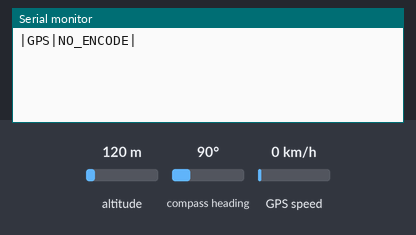
Simulated run of this sketch. Board: Arduino Uno, built for the host (arithmetic inside an expression is 32-bit, double 64-bit). On the bench: the last lines printed to the serial monitor. Inputs (shaded band) come from the test bench; at power-on: altitude 120 m, compass heading 90°, GPS speed 0 km/h. The GPS gets a fix after 3 s at 37.7749, -122.4194 with 8 satellites.

Above: at 1.8 s.
1.9 s: altitude set to 20 m
At 3.5 s:
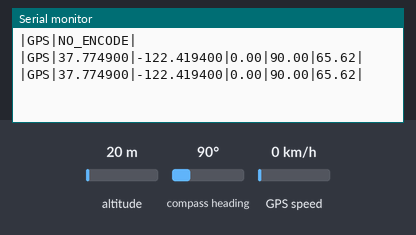
5.5 s: compass heading set to 7°
At 6.8 s:
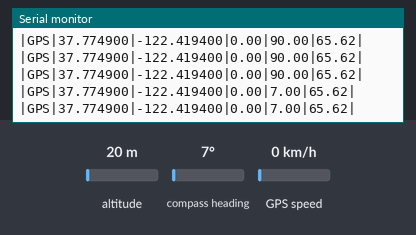
7.0 s: GPS speed set to 2 km/h
At 7.8 s:
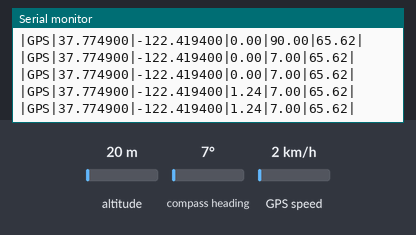

The sketch:

GPS.ino
```cpp
/*
 * Rui Santos
 * Complete Project Details https://randomnerdtutorials.com
 */

#include <TinyGPS.h> //Due to Pi limitations, this was imported as TinyGPS rather than TinyGPS++.
#include <SoftwareSerial.h>

static const int RXPin = 4, TXPin = 3;
static const uint32_t GPSBaud = 9600;

// The TinyGPS++ object
TinyGPSPlus gps;

// The serial connection to the GPS device
SoftwareSerial ss(RXPin, TXPin);

void setup(){
  Serial.begin(9600);
  ss.begin(GPSBaud);
}

void loop(){
  // This sketch displays information every time a new sentence is correctly encoded.
  while (ss.available() > 0){
    gps.encode(ss.read());
    if (gps.charsProcessed() < 10){
      Serial.println("|GPS|NO_ENCODE|");
      delay(1000);
    }
    if (gps.location.isUpdated()){
      Serial.print("|");
      Serial.print("GPS");
      Serial.print("|");
      Serial.print(gps.location.lat(), 6);
      Serial.print("|");
      Serial.print(gps.location.lng(), 6);
      Serial.print("|");
      Serial.print(gps.speed.mph(),2);
      Serial.print("|");
      Serial.print(gps.course.deg(),2);
      Serial.print("|");
      Serial.print(gps.altitude.feet(),2);
      Serial.println("|");

    }
  }
}
```

Measured:
- after the input at 1.9 s, the serial monitor: prints a new line after 1.1 s (image 1)
- after the input at 5.5 s, the serial monitor: prints a new line after 0.51 s (image 2)
- after the input at 7.0 s, the serial monitor: prints a new line at once (image 3)
